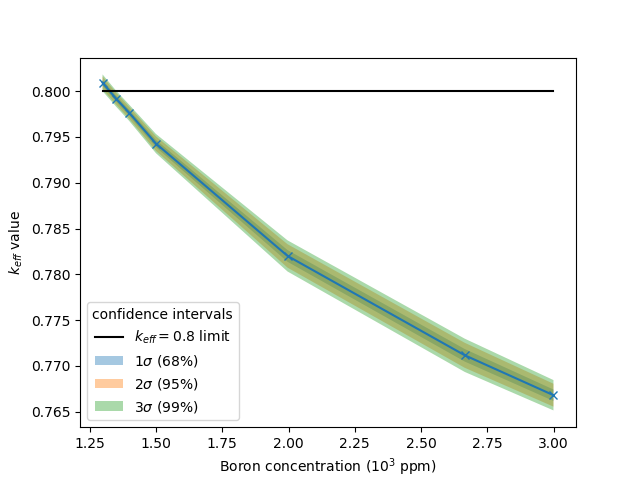

Source code (Python):
#!/home/ocean/anaconda3/bin/python3
from numpy import cos, arccos, sin, arctan, tan, pi, sqrt; from numpy import array as ary; import numpy as np; tau = 2*pi
from matplotlib import pyplot as plt
#read the .txt file
fname="KeffvsB.txt"
f=open(fname,"r")
data=f.readlines()
f.close()

B,keff,sl1,su1,sl2,su2,sl3,su3=[],[],[],[],[],[],[],[]
for line in data[2:]:
	v0,v1,v2,v3,v4,v5,v6,v7=ary(line.split("\t"),float)#split the line by tab
	B.append(v0)
	keff.append(v1)
	sl1.append(v2)
	su1.append(v3)
	sl2.append(v4)
	su2.append(v5)
	sl3.append(v6)
	su3.append(v7)
plt.plot(B,keff,marker="x")
plt.fill_between(B,sl1,su1,label=r"$1 \sigma$ (68%)",alpha=0.4)
plt.fill_between(B,sl2,su2,label=r"$2 \sigma$ (95%)",alpha=0.4)
plt.fill_between(B,sl3,su3,label=r"$3 \sigma$ (99%)",alpha=0.4)
plt.plot(B,np.ones(np.shape(B))*0.8,color="black",label=r"$k_{eff}=0.8$ limit")
plt.legend(title="confidence intervals")
plt.xlabel(r"Boron concentration ($10^3$ ppm)")
plt.ylabel(r"$k_{eff}$ value")
print(" & ".join(ary(B,dtype=str)))
textarray=ary([su3,su2,su1,keff,sl1,sl2,sl3],dtype=str)
for line in textarray:
	print(" & ".join(line))
# plt.show()
